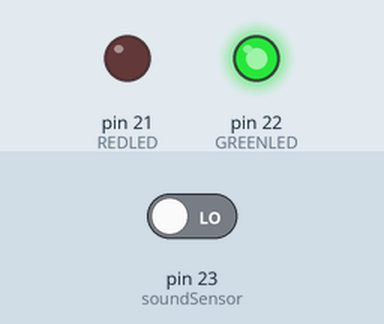
Bench run of a sketch on a simulated Arduino Mega 2560, built with avr-gcc and run on an emulated ATmega2560. On the bench: output pins drawn as LEDs (lit = HIGH). The inputs (shaded band) are chosen by the test bench; at power-on: pin 23 (soundSensor) LOW. What the sketch prints to the serial monitor is not drawn.

Above: at 1.2 s.
1.3 s: pin 23 (soundSensor) driven HIGH
At 2.4 s:
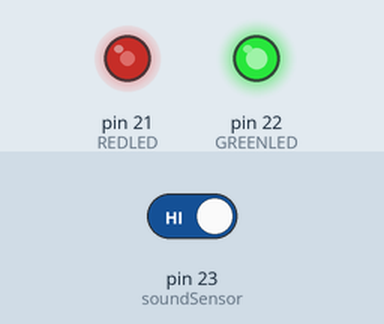
Timing chart, 0 to 4.3 s (numbered marks = the images above; inputs shaded):
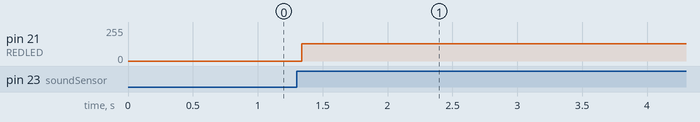

Measured:
- after the input at 1.3 s, pin 21 (REDLED): 0/255 → 128/255 at once

The sketch:

sound.ino
```cpp
// due to the nature of real-time monitoring, this code executes slightly differently from the RPi code
// this is due to the fact that the NODEMCU esentially listens "all the time" to the digital pinMode
// whereas the Pi listens as part of a loop and it runs slower meaning there is a "gap" in the listening
// This will essentially make the red LED come on with sound just like the onboard LED on the sensor.

#define soundSensor 23
#define REDLED 21
#define GREENLED 22
boolean LEDStatus=false;

void setup() {
 pinMode(soundSensor,INPUT);
 pinMode(REDLED,OUTPUT);
 pinMode(GREENLED,OUTPUT);
 digitalWrite(GREENLED, HIGH); // Green LED on to show program is running
 Serial.begin(9600);
 Serial.println("preparing to listen for sounds");

}

void loop() {

  int SensorData=digitalRead(soundSensor);
  if(SensorData==1){

    if(LEDStatus==false){
        LEDStatus=true;
        digitalWrite(REDLED,HIGH); // this turns on the LED when sound it detected
    }
    else{
        LEDStatus=false;
        digitalWrite(REDLED,LOW); //when the sound stops the LED will turn off
    }
  }
 }
```
